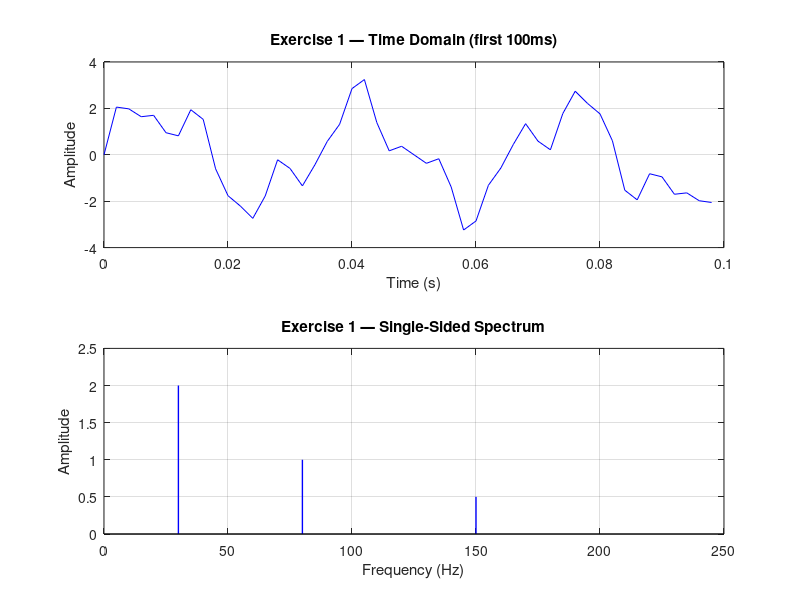

This figure's MATLAB source: (Note: this script raises an error after producing the figure.)
% Module 03 — Exercises: Fourier Transform

%% Exercise 1
% Signal: 30Hz (A=2.0) + 80Hz (A=1.0) + 150Hz (A=0.5), fs=500Hz, T=2s

fs = 500;
T  = 2;
N  = fs * T;
t  = (0:N-1) / fs;

x = 2.0*sin(2*pi*30*t) + 1.0*sin(2*pi*80*t) + 0.5*sin(2*pi*150*t);

% FFT
X    = fft(x);
half = 1 : N/2 + 1;
X_ss = abs(X(half)) / N;
X_ss(2:end-1) = 2 * X_ss(2:end-1);
f_ss = (0:N/2) * (fs/N);

figure(1);

subplot(2,1,1);
plot(t(1:round(0.1*fs)), x(1:round(0.1*fs)), 'b');
xlabel('Time (s)'); ylabel('Amplitude');
title('Exercise 1 — Time Domain (first 100ms)');
grid on;

subplot(2,1,2);
stem(f_ss, X_ss, 'b', 'Marker', 'none', 'LineWidth', 1);
xlabel('Frequency (Hz)'); ylabel('Amplitude');
title('Exercise 1 — Single-Sided Spectrum');
xlim([0 fs/2]); grid on;

print -dpng plots/03_ex1_spectrum.png
fprintf('Ex1 — df = %.2f Hz/bin\n', fs/N);

%% Exercise 2
% Load machine_vibration.mat, FFT with Hann window

load('project/machine_vibration.mat');  % loads variable x

fs2 = 5000;
N2  = length(x);
t2  = (0:N2-1) / fs2;

% Rectangular window
X2    = fft(x);
half2 = 1 : N2/2 + 1;
X2_ss = abs(X2(half2)) / N2;
X2_ss(2:end-1) = 2 * X2_ss(2:end-1);
f2_ss = (0:N2/2) * (fs2/N2);

% Hann window
w        = hanning(N2)';
X2h      = fft(x .* w);
X2h_ss   = 2 * abs(X2h(half2)) / sum(w);
X2h_ss(1) = X2h_ss(1) / 2;

figure(2);

subplot(3,1,1);
plot(t2(1:500), x(1:500), 'b');
xlabel('Time (s)'); ylabel('Amplitude');
title('Exercise 2 — Machine Vibration (first 500 samples)');
grid on;

subplot(3,1,2);
plot(f2_ss, X2_ss, 'b');
xlabel('Frequency (Hz)'); ylabel('Amplitude');
title('Exercise 2 — Spectrum (Rectangular)');
xlim([0 300]); grid on;

subplot(3,1,3);
plot(f2_ss, X2h_ss, 'r');
xlabel('Frequency (Hz)'); ylabel('Amplitude');
title('Exercise 2 — Spectrum (Hann) — spot 87.3 Hz');
xlim([0 300]); grid on;
% Mark expected fault frequency
hold on;
xline(87.3, 'k--', '87.3 Hz', 'LabelVerticalAlignment', 'bottom');

print -dpng plots/03_ex2_machine_fft.png

fprintf('\nEx2 — df = %.2f Hz/bin, N = %d\n', fs2/N2, N2);

%% Exercise 3 — Frequency Resolution Challenge
% Two sinusoids: f1=100Hz, f2=102Hz, fs=1000Hz

fs3 = 1000;
f3a = 100; f3b = 102;

for N3 = [256, 2048]
    t3 = (0:N3-1) / fs3;
    x3 = sin(2*pi*f3a*t3) + sin(2*pi*f3b*t3);
    X3    = fft(x3);
    half3 = 1 : N3/2 + 1;
    X3_ss = 2 * abs(X3(half3)) / N3;
    f3_ss = (0:N3/2) * (fs3/N3);
    df3   = fs3 / N3;

    figure;
    plot(f3_ss, X3_ss, 'b');
    xlabel('Frequency (Hz)'); ylabel('Amplitude');
    title(sprintf('Exercise 3 — N=%d, df=%.2f Hz/bin', N3, df3));
    xlim([90 112]); grid on;
    if df3 < 2
        status = 'RESOLVED';
    else
        status = 'NOT RESOLVED';
    end
    fprintf('Ex3 N=%d: df=%.2f Hz — %s\n', N3, df3, status);
    print(sprintf('plots/03_ex3_N%d.png', N3), '-dpng');
end

% Minimum N: need df < (f2-f1) = 2 Hz
% df = fs/N < 2  =>  N > fs/2 = 500
fprintf('\nMinimum N to resolve 2 Hz gap: N > %d (here: %d)\n', fs3/2, fs3/2 + 1);
